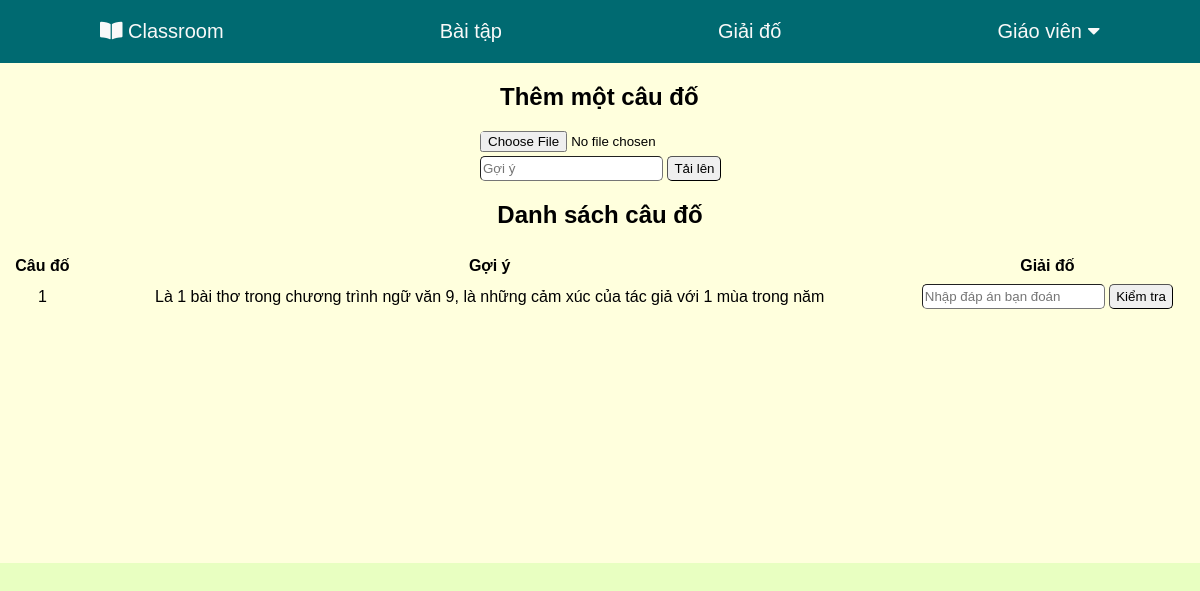
Screenshot of /quiz.php (signed in) with the database file from the repository.
### tables this page shows
CREATE TABLE `quiz` (
  `id` int(11) NOT NULL,
  `linkfiletxt` varchar(1000) NOT NULL,
  `hint` longtext NOT NULL
);

### get_info_user_login.php (called while the page is built, shortened)
<?php
$id = $_SESSION['id'];
?>

### get_list_quiz.php (the view, shortened to what this page needs)
<?php include "connect_server.php";
include "get_info_user_login.php";
$sql = "SELECT * FROM quiz";
$result = $conn->query($sql);
?>
<?php if ($id == 1) { ?>
    <?php if ($id == 1) { ?>
        <div class="upload-quiz">
            <h1>Thêm một câu đố</h1>
            <form action="" method="post" enctype="multipart/form-data">
                <input type="file" name="file_quiz" value=""></br>
                <input type="text" name="hint" placeholder="Gợi ý">
                <input type="submit" name="up" value="Tải lên">
            </form>
        </div>
    <?php } ?>
<?php } ?>
<h1 style="text-align: center">Danh sách câu đố</h1>
<table class="table-quiz">
    <tr>
        <th> Câu đố</th>
        <th> Gợi ý</th>
        <th>Giải đố</th>
    </tr>
    <?php
    while ($list_quiz = $result->fetch_assoc()) {
        $id_quiz = $list_quiz['id'];
        $link_file = $list_quiz['linkfiletxt'];
        $hint = $list_quiz['hint'];
        ?>
        <div class="show-quiz">
            <tr>
                <td><?php echo $id_quiz ?></td>
                <td><?php echo $hint ?></td>
                <td>
                    <form action="check_answer_quiz.php" method="post">
                        <input name="input_answer_quiz" placeholder="Nhập đáp án bạn đoán">
                        <button name="check_answer_quiz" value="<?php echo $link_file?>">Kiểm tra</button>
                    </form>
                </td>
            </tr>
        </div>
    <?php } ?>

### resources/css/page.css (style rules this page uses)
* { box-sizing: border-box; font-family: Arial, "Helvetica Neue", Helvetica, sans-serif; }
body { margin: 0; }
h1 { margin: 0; padding: 20px; font-size: 24px; }
input, button { border-width: 1px; border-radius: 5px; height: 25px; }

### resources/css/show_quiz.css (style rules this page uses)
.upload-quiz { margin-left: 40%; }
table { border-collapse: collapse; width: 100%; }
th, tr { text-align: center; padding: 8px; }

### rows the page displays
quiz: id "1", hint "Là 1 bài thơ trong chương trình ngữ văn 9, là những cảm xúc của tác giả với 1 mùa trong năm"

### other values shown
$name "Giáo viên"
